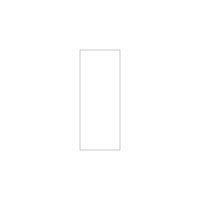

Python code for this plot:
import drawsvg as draw

class SimpleMaker:
    ## 比例尺：20 对应 0.5，40 对应 1
    def GenerateSimple(name):
        d = draw.Drawing(200,200,origin = 'center', displayInline = False)
        p = draw.Path(stroke_width=0.202, stroke='black', fill_opacity="0")

        simple_circuit = SimpleMaker()
        simple_circuit.makeSimple(p)
        d.append(p)
        d.save_svg(name+".svg")

    def makeSimple(self, path):

        path.M(20, 50)
        path.L(20, -50)
        path.L(-20, -50)
        path.L(-20, 50)
        path.L(20, 50)

if __name__=="__main__":
    SimpleMaker.GenerateSimple("rectangle_1_2.5")
